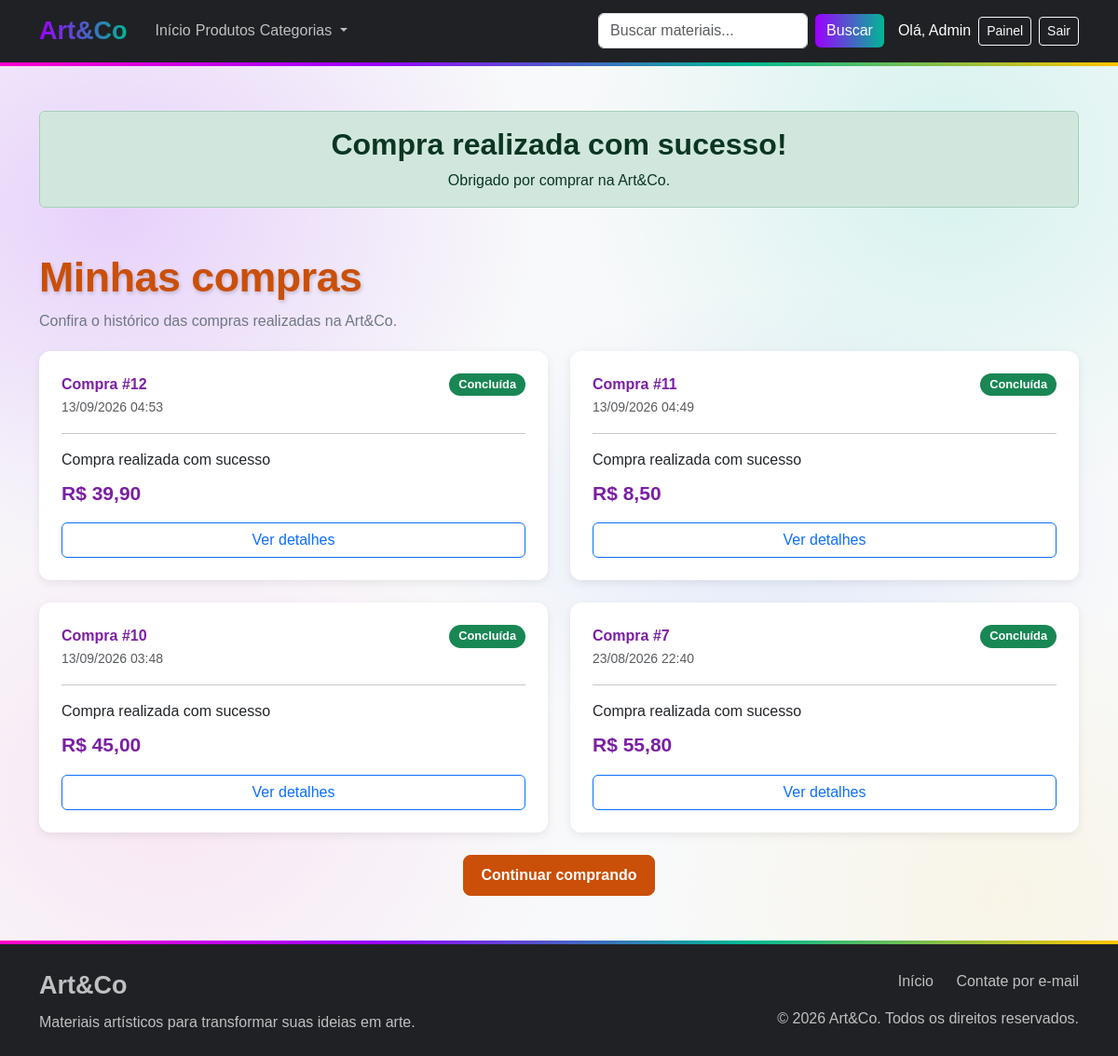
The app's page /finalizar.php (signed in) with its own data.
### tables this page shows
CREATE TABLE `vendas` (
  `id` int(11) NOT NULL,
  `usuario_id` int(11) NOT NULL,
  `data_venda` datetime NOT NULL DEFAULT current_timestamp(),
  `total` decimal(10,2) NOT NULL DEFAULT 0.00
);

### finalizar.php (the view, shortened to what this page needs)
<?php
require_once "config.php";
$usuarioId = $_SESSION["usuario_id"];
try {
    $sql = "SELECT
                v.id,
                v.data_venda,
                v.total
            FROM vendas v
            WHERE v.usuario_id = ?
            ORDER BY v.data_venda DESC";
    $stmt = $pdo->prepare($sql);
    $stmt->execute([$usuarioId]);
    $vendas = $stmt->fetchAll();
} catch (PDOException $e) {
    $vendas = [];
}
?>
<!DOCTYPE html>
<html lang="pt-BR">
<head>
    <link
        href="https://cdn.jsdelivr.net/npm/bootstrap@5.3.8/dist/css/bootstrap.min.css"
        rel="stylesheet"
    >
    <link rel="stylesheet" href="src/css/style.css">
</head>
<body>
<?php
require_once "componentes/navbar.php";
?>
<main class="container py-5">
    <div class="text-center mb-5">
        <div class="alert alert-success" role="alert">
            <h2 class="fw-bold">
                Compra realizada com sucesso!
            </h2>
            <p class="mb-0">
                Obrigado por comprar na Art&Co.
            </p>
        </div>
    </div>
    <h3 class="titulo-pagina">
        Minhas compras
    </h3>
    <p class="subtitulo-pagina">
        Confira o histórico das compras realizadas na Art&Co.
    </p>
    <?php if (count($vendas) > 0): ?>
        <div class="row g-4">
            <?php foreach ($vendas as $venda): ?>
                <div class="col-12 col-md-6">
                    <div class="card card-compra h-100">
                        <div class="card-body p-4">
                            <div class="d-flex justify-content-between align-items-start">
                                <div>
                                    <div class="numero-compra">
                                        Compra #<?= $venda["id"] ?>
                                    </div>
                                    <small class="text-muted">
                                        <?= date(
                                            "d/m/Y H:i",
                                            strtotime($venda["data_venda"])
                                        ) ?>
                                    </small>
                                </div>
                                <span class="badge bg-success status-compra">
                                    Concluída
                                </span>
                            </div>
                            <hr>
                            <p class="mb-2">
                                Compra realizada com sucesso
                            </p>
                            <div class="valor-compra">
                                R$
                                <?= number_format(
                                    $venda["total"],
                                    2,
                                    ",",
                                    "."
                                ) ?>
                            </div>
                            <a
                                href="venda.php?id=<?= $venda["id"] ?>"
                                class="btn btn-outline-primary w-100 mt-3"
                            >
                                Ver detalhes
                            </a>
                        </div>
                    </div>
                </div>
            <?php endforeach; ?>
        </div>
    <?php endif; ?>
    <div class="text-center mt-4">
        <a
            href="produtos/produtos.php"
            class="btn btn-artco"
        >
            Continuar comprando
        </a>
    </div>
</main>
<?php
require_once "componentes/footer.php";
?>
</body>
</html>

### src/css/style.css (style rules this page uses)
:root { --artco-fundo: #f8f9fa; --artco-roxo: #8f00ff; --artco-verde: #00c9a7; --artco-azul: #265eff; --artco-rosa: #ff00b4; --artco-amarelo: #ffc107; --artco-titulo: #ca4f08; --artco-subtitulo: #6f7785; }
.titulo-pagina { color: var(--artco-titulo); font-size: 2.8rem; font-weight: 800; letter-spacing: -0.5px; margin-bottom: 8px; text-shadow: 1px 2px 4px rgba(0, 0, 0, 0.20); }
.subtitulo-pagina { color: var(--artco-subtitulo); font-size: 1rem; margin-bottom: 20px; }
main { flex: 1; }
.btn-artco { background-color: var(--artco-titulo); color: #fff; border: 1px solid var(--artco-titulo); font-weight: 600; padding: 9px 18px; border-radius: 8px; transition: all 0.2s ease; }

### finalizar.php (style rules this page uses)
body { background-color: #f8f9fa; }
.card-compra { border: none; border-radius: 12px; box-shadow: 0 3px 10px rgba(0, 0, 0, 0.08); transition: transform 0.2s, box-shadow 0.2s; }
.numero-compra { font-weight: bold; color: #7b1fa2; }
.valor-compra { font-size: 21px; font-weight: bold; color: #7b1fa2; }
.status-compra { font-size: 0.8rem; padding: 6px 10px; border-radius: 20px; }

### records on screen
vendas: id "12", data_venda "13/09/2026 04:53", total "39,90"
vendas: id "11", data_venda "13/09/2026 04:49", total "8,50"
vendas: id "10", data_venda "13/09/2026 03:48", total "45,00"
vendas: id "7", data_venda "23/08/2026 22:40", total "55,80"

### other values on screen
$nomeUsuario "Admin"
